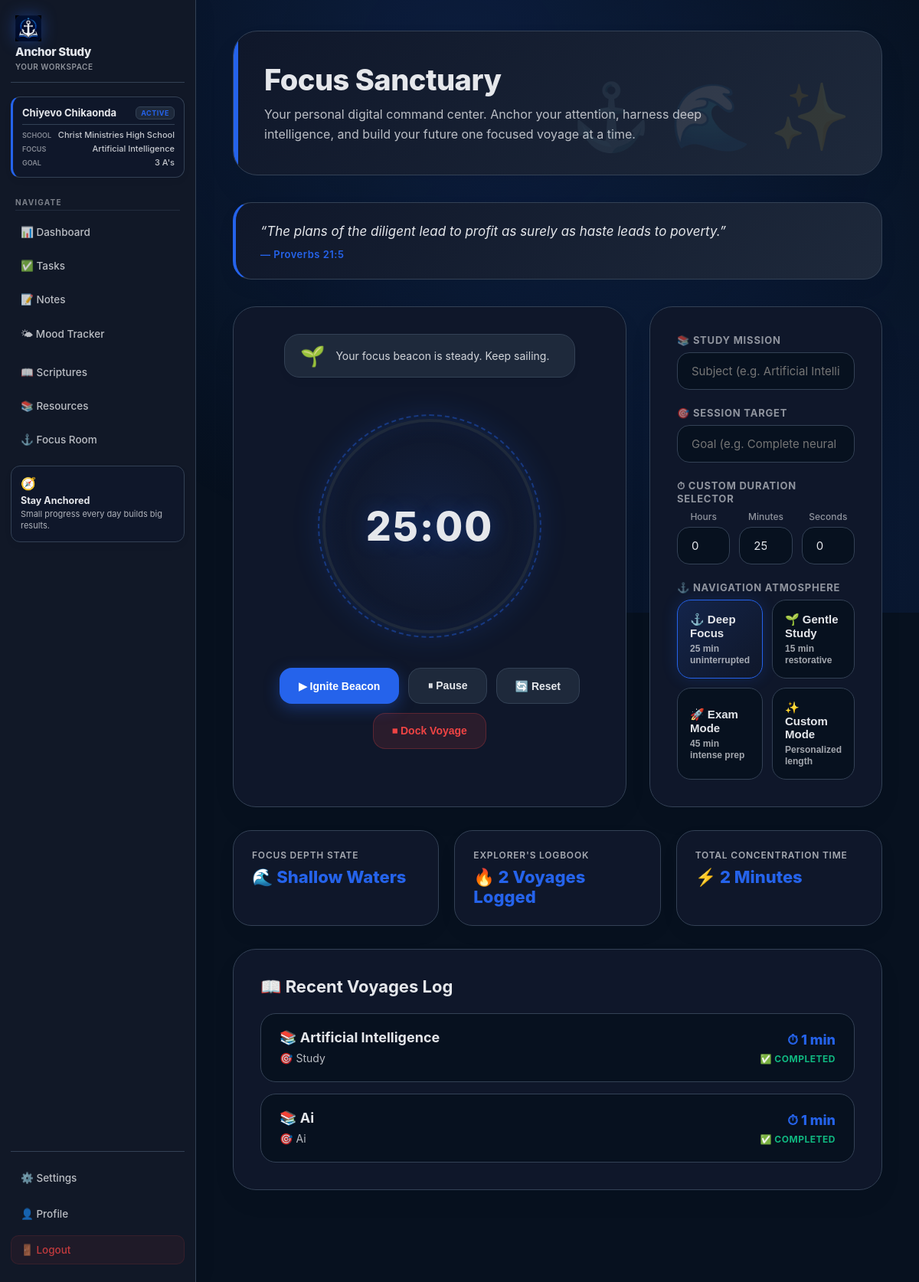
The page /timer (signed in) on the database its author committed.
### tables this page shows
CREATE TABLE users(

        id INTEGER PRIMARY KEY AUTOINCREMENT,

        full_name TEXT,

        education_level TEXT,

        institution TEXT,

        study_level TEXT,

        subjects TEXT,

        study_goal TEXT,

        academic_target TEXT,

        username TEXT UNIQUE,

        password TEXT,

        birthday TEXT,

        theme TEXT DEFAULT 'light'

    );

CREATE TABLE study_sessions (
        id INTEGER PRIMARY KEY AUTOINCREMENT,
        username TEXT NOT NULL,
        duration INTEGER NOT NULL,
        subject TEXT,
        goal TEXT,
        accomplishment TEXT,
        notes TEXT,
        created_at TIMESTAMP DEFAULT CURRENT_TIMESTAMP
    );

### ai_student_assistant/timer.py (the view)
@timer.route("/timer")
def timer_page():
    if "user" not in session:
        return redirect(url_for("auth.login"))
    username = session["user"]
    conn = get_db()
    sessions = conn.execute(
        """
        SELECT *
        FROM study_sessions
        WHERE username = ?
        ORDER BY created_at DESC
        LIMIT 5
        """,
        (username,)
    ).fetchall()
    conn.close()
    return render_template(
        "timer.html",
        sessions=sessions
    )

### ai_student_assistant/database.py (called while the page is built)
def get_db():
    conn = sqlite3.connect(DB_NAME)
    conn.row_factory = sqlite3.Row
    return conn

### app.py (called while the page is built)
@app.context_processor
def inject_user_profile():
    conn = get_db()
    profile_user = conn.execute(
        "SELECT * FROM users LIMIT 1"
    ).fetchone()
    conn.close()
    return {
        "profile_user": profile_user
    }

### ai_student_assistant/templates/timer.html (shortened to what this page needs)
{% extends "base.html" %}
{% block content %}
<div class="sanctuary-page">
    <div class="sanctuary-hero">
        <h1>Focus Sanctuary</h1>
        <p>Your personal digital command center. Anchor your attention, harness deep intelligence, and build your future one focused voyage at a time.</p>
    </div>
    <div class="scripture-card" id="daily-scripture-container">
        <p id="scripture-text">“Commit your work to the Lord, and your plans will be established.”</p>
        <span id="scripture-ref">— Proverbs 16:3</span>
    </div>
    <div class="cockpit-grid">
        <div class="glass-card beacon-container">
            <div class="anchie-sanctuary-badge">
                <span>🌱</span>
                <p id="anchie-msg">Your focus beacon is steady. Keep sailing.</p>
            </div>
            <div class="beacon-ring">
                <div class="beacon-time" id="timer-display">25:00</div>
            </div>
            <div class="control-dock">
                <button class="sanctuary-btn primary" onclick="startTimer()">▶ Ignite Beacon</button>
                <button class="sanctuary-btn secondary" onclick="pauseTimer()">⏸ Pause</button>
                <button class="sanctuary-btn secondary" onclick="resetTimer()">🔄 Reset</button>
                <button class="sanctuary-btn danger" onclick="stopTimer()">⏹ Dock Voyage</button>
            </div>
        </div>
        <div class="glass-card mission-panel">
            <div class="mission-group">
                <h3>📚 Study Mission</h3>
                <input type="text" id="subject-input" class="mission-input" placeholder="Subject (e.g. Artificial Intelligence)">
            </div>
            <div class="mission-group">
                <h3>🎯 Session Target</h3>
                <input type="text" id="goal-input" class="mission-input" placeholder="Goal (e.g. Complete neural architecture notes)">
            </div>
            <div class="mission-group">
                <h3>⏱ Custom Duration Selector</h3>
                <div class="custom-time-row">
                    <div class="time-box">
                        <label>Hours</label>
                        <input type="number" id="custom-hours" class="mission-input" value="0" min="0" max="12" onchange="applyCustomTime()">
                    </div>
                    <div class="time-box">
                        <label>Minutes</label>
                        <input type="number" id="custom-minutes" class="mission-input" value="25" min="0" max="59" onchange="applyCustomTime()">
                    </div>
                    <div class="time-box">
                        <label>Seconds</label>
                        <input type="number" id="custom-seconds" class="mission-input" value="0" min="0" max="59" onchange="applyCustomTime()">
                    </div>
                </div>
            </div>
            <div class="mission-group">
                <h3>⚓ Navigation Atmosphere</h3>
                <div class="modes-deck">
                    <button class="mode-tile active" onclick="setMode(25, this)">
                        <h4>⚓ Deep Focus</h4>
                        <span>25 min uninterrupted</span>
                    </button>
                    <button class="mode-tile" onclick="setMode(15, this)">
                        <h4>🌱 Gentle Study</h4>
                        <span>15 min restorative</span>
                    </button>
                    <button class="mode-tile" onclick="setMode(45, this)">
                        <h4>🚀 Exam Mode</h4>
                        <span>45 min intense prep</span>
                    </button>
                    <button class="mode-tile" onclick="setMode(0, this)">
                        <h4>✨ Custom Mode</h4>
                        <span>Personalized length</span>
                    </button>
                </div>
            </div>
        </div>
    </div>
    <div class="stats-strip">
        <div class="stat-box">
            <span>Focus Depth State</span>
            <strong>
                {% if sessions|length > 5 %}🌊 Deep Abyss
                {% elif sessions|length > 2 %}🌊 Cruising Depth
                {% elif sessions|length > 0 %}🌊 Shallow Waters
                {% else %}⚓ Docked in Harbor
                {% endif %}
            </strong>
        </div>
        <div class="stat-box">
            <span>Explorer's Logbook</span>
            <strong>🔥 {{ sessions|length }} Voyages Logged</strong>
        </div>
        <div class="stat-box">
            <span>Total Concentration Time</span>
            <strong>⚡ {{ sessions|sum(attribute='duration') }} Minutes</strong>
        </div>
    </div>
    <div class="glass-card logbook-section">
        <h3 style="margin-bottom: 22px; font-size: 22px; font-weight: 700;">📖 Recent Voyages Log</h3>
        {% if sessions %}
            {% for session in sessions %}
                <div class="logbook-item">
                    <div class="log-left">
                        <h4>📚 {{ session.subject or "General Study" }}</h4>
                        <p>🎯 {{ session.goal or session.accomplishment or 'Focused study session' }}</p>
                    </div>
                    <div class="log-right">
                        <span class="duration">⏱ {{ session.duration }} min</span>
                        <span class="complete">✅ Completed</span>
                    </div>
                </div>
            {% endfor %}
        {% else %}
            <div class="empty-log">No voyages recorded yet. Ignite your first focus beacon above ⚓</div>
        {% endif %}
    </div>
</div>
{% endblock %}

### ai_student_assistant/templates/base.html (shortened to what this page needs)
<!DOCTYPE html>
<html>
<head>
</head>
<body>
{% if request.path not in ['/', '/login', '/signup'] %}
    <div class="sidebar main-sidebar">
        <div class="logo">
            <img src="{{ url_for('static', filename='anchor-study-logo.png') }}" alt="Anchor Study Logo" class="logo-image">
            <h2>Anchor Study</h2>
            <p>Your workspace</p>
        </div>
        {% if profile_user %}
            <div class="student-mini-card">
                <div class="student-card-header">
                    <h3>{{ profile_user["full_name"] }}</h3>
                    <span class="explorer-badge">Active</span>
                </div>
                <div class="student-details-grid">
                    <div class="student-row">
                        <span class="label">School</span>
                        <span class="val">{{ profile_user["institution"] }}</span>
                    </div>
                    <div class="student-row">
                        <span class="label">Focus</span>
                        <span class="val">{{ profile_user["subjects"] }}</span>
                    </div>
                    <div class="student-row">
                        <span class="label">Goal</span>
                        <span class="val">{{ profile_user["study_goal"] }}</span>
                    </div>
                </div>
            </div>
        {% endif %}
        <div class="menu-title">NAVIGATE</div>
        <a href="/dashboard">📊 Dashboard</a>
        <a href="/tasks" class="desktop-link">✅ Tasks</a>
        <a href="/notes" class="desktop-link">📝 Notes</a>
        <a href="/mood">🌤 Mood Tracker</a>
        <a href="/scriptures">📖 Scriptures</a>
        <a href="/resources">📚 Resources</a>
        <a href="/timer">⚓ Focus Room</a>
        <div class="study-card">
            <div class="study-card-content">
                <span class="study-card-icon">🧭</span>
                <h3>Stay Anchored</h3>
                <p>Small progress every day builds big results.</p>
            </div>
        </div>
        <div class="menu-bottom">
            <a href="/settings">⚙️ Settings</a>
            <a href="/profile/edit" class="desktop-link">👤 Profile</a>
            <a href="/logout" class="logout" onclick="resetTheme()">🚪 Logout</a>
        </div>
    </div>
{% endif %}
{% if request.path == "/" %}
    <div class="welcome-main">
{% else %}
    <div class="main">
{% endif %}
{% block content %}
{% endblock %}
</div>
</body>
</html>

### rows shown on the page
users: full_name "Chiyevo Chikaonda", institution "Christ Ministries High School", subjects "Artificial Intelligence", study_goal "3 A's"
study_sessions: subject "Artificial Intelligence", goal "Study", duration "1"
study_sessions: subject "Ai", goal "Ai", duration "1"

### other values the page prints
{{ sessions|length }} "2"
{{ sessions|sum(attribute='duration') }} "2"
